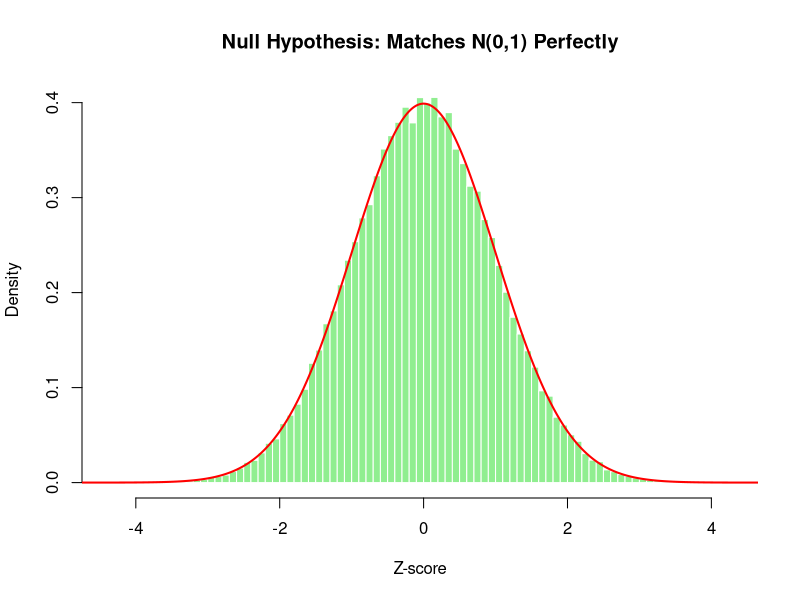
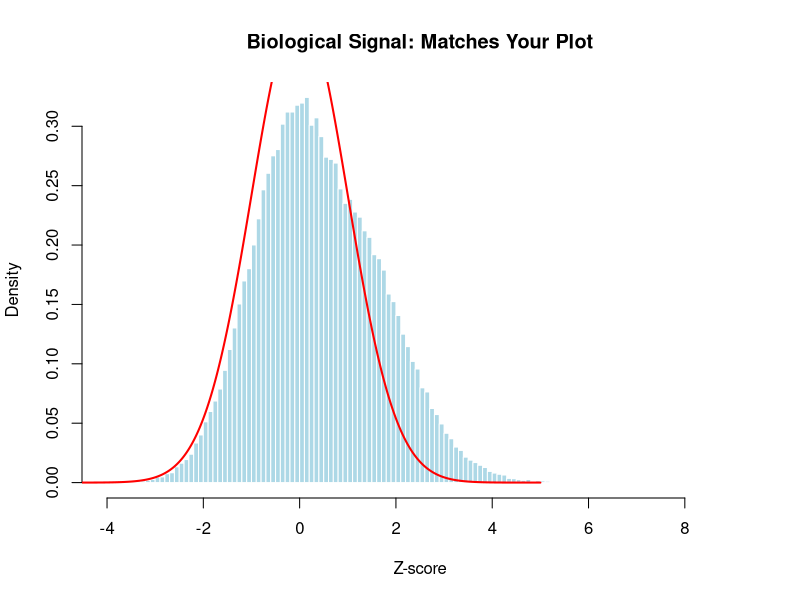

Source code (R) for these figures, in order:
# ---------------------------------------------------------
# 1. SIMULATION UNDER THE NULL HYPOTHESIS (No True DEGs)
# ---------------------------------------------------------
n_genes <- 100000

# Under the Null Hypothesis, p-values are completely random.
# Mathematically, this means they follow a Uniform(0,1) distribution.
p_null <- runif(n_genes, min = 0, max = 1)

# Apply the two-sided Z-score transformation
z_null <- qnorm(1 - p_null)

# Plot the Null Hypothesis
png("Simulated_Null_Hypothesis.png", width = 800, height = 400, res = 120)
hist(z_null,
    breaks = 100, freq = FALSE,
    col = "lightgreen", border = "white",
    main = "Null Hypothesis: Matches N(0,1) Perfectly",
    xlab = "Z-score"
)

# Overlay theoretical N(0,1) curve
x_range <- seq(-5, 5, length.out = 500)
lines(x_range, dnorm(x_range), col = "red", lwd = 2)
dev.off()


# ---------------------------------------------------------
# 2. SIMULATION WITH BIOLOGICAL SIGNAL (Your Data)
# ---------------------------------------------------------
# Let's say 20% of genes are True DEGs (either up or down regulated)
n_true_degs <- 20000
n_null_genes <- 80000

# True DEGs have very small p-values (skewed towards 0)
p_degs <- rbeta(n_true_degs, shape1 = 0.5, shape2 = 10)

# Combine them with the random null genes
p_real <- c(runif(n_null_genes), p_degs)

# In your real data, you also cap the lowest p-values at the machine limit
p_real[p_real < .Machine$double.eps] <- .Machine$double.eps

# Apply the two-sided Z-score transformation
z_real <- qnorm(1 - p_real)

# Plot the Biological Signal
png("Simulated_Biological_Signal.png", width = 800, height = 400, res = 120)
hist(z_real,
    breaks = 100, freq = FALSE,
    col = "lightblue", border = "white",
    main = "Biological Signal: Matches Your Plot",
    xlab = "Z-score", xlim = c(-4, 9)
)

# Overlay theoretical N(0,1) curve
lines(x_range, dnorm(x_range), col = "red", lwd = 2)
dev.off()
